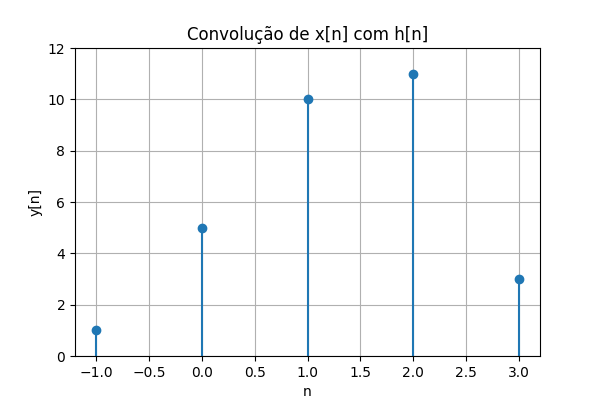

Python code for this plot:
import numpy as np
import matplotlib.pyplot as plt

# Valores de n
n = np.array([-1, 0, 1, 2, 3])

# Valores de y[n]
y = np.array([1, 5, 10, 11, 3])

# Plotando o gráfico de hastes
plt.figure(figsize=(6, 4))
plt.stem(n, y, basefmt=" ")
plt.xlabel('n')
plt.ylabel('y[n]')
plt.title('Convolução de x[n] com h[n]')
plt.grid(True)
plt.ylim(0, 12)  # Deixar um espaço acima do maior valor para ficar bonito
plt.show()
